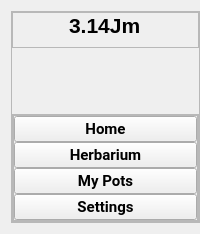
     <widget class="QWidget" name="leftMenu" native="true">
      <property name="maximumSize">
       <size>
        <width>200</width>
        <height>16777215</height>
       </size>
      </property>
      <layout class="QVBoxLayout" name="verticalLayout_8">
       <property name="spacing">
        <number>0</number>
       </property>
       <property name="rightMargin">
        <number>0</number>
       </property>
       <item>
        <widget class="QFrame" name="frame_12">
         <property name="frameShape">
          <enum>QFrame::StyledPanel</enum>
         </property>
         <property name="frameShadow">
          <enum>QFrame::Raised</enum>
         </property>
         <layout class="QVBoxLayout" name="verticalLayout_9">
          <property name="leftMargin">
           <number>0</number>
          </property>
          <property name="topMargin">
           <number>0</number>
          </property>
          <property name="rightMargin">
           <number>0</number>
          </property>
          <property name="bottomMargin">
           <number>0</number>
          </property>
          <item>
           <widget class="QFrame" name="frame_13">
            <property name="frameShape">
             <enum>QFrame::StyledPanel</enum>
            </property>
            <property name="frameShadow">
             <enum>QFrame::Raised</enum>
            </property>
            <layout class="QHBoxLayout" name="horizontalLayout_20">
             <property name="topMargin">
              <number>0</number>
             </property>
             <item alignment="Qt::AlignHCenter|Qt::AlignTop">
              <widget class="QLabel" name="label_49">
               <property name="font">
                <font>
                 <pointsize>16</pointsize>
                 <weight>75</weight>
                 <bold>true</bold>
                </font>
               </property>
               <property name="text">
                <string>3.14Jm</string>
               </property>
              </widget>
             </item>
            </layout>
           </widget>
          </item>
          <item>
           <spacer name="verticalSpacer_3">
            <property name="orientation">
             <enum>Qt::Vertical</enum>
            </property>
            <property name="sizeType">
             <enum>QSizePolicy::Preferred</enum>
            </property>
            <property name="sizeHint" stdset="0">
             <size>
              <width>20</width>
              <height>60</height>
             </size>
            </property>
           </spacer>
          </item>
          <item>
           <widget class="QFrame" name="frame_14">
            <property name="sizePolicy">
             <sizepolicy hsizetype="Preferred" vsizetype="Expanding">
              <horstretch>0</horstretch>
              <verstretch>0</verstretch>
             </sizepolicy>
            </property>
            <property name="frameShape">
             <enum>QFrame::StyledPanel</enum>
            </property>
            <property name="frameShadow">
             <enum>QFrame::Raised</enum>
            </property>
            <layout class="QHBoxLayout" name="horizontalLayout_21">
             <property name="spacing">
              <number>0</number>
             </property>
             <property name="leftMargin">
              <number>0</number>
             </property>
             <property name="topMargin">
              <number>0</number>
             </property>
             <property name="rightMargin">
              <number>0</number>
             </property>
             <property name="bottomMargin">
              <number>0</number>
             </property>
             <item alignment="Qt::AlignTop">
              <widget class="QFrame" name="frame_15">
               <property name="sizePolicy">
                <sizepolicy hsizetype="Preferred" vsizetype="Preferred">
                 <horstretch>0</horstretch>
                 <verstretch>0</verstretch>
                </sizepolicy>
               </property>
               <property name="frameShape">
                <enum>QFrame::StyledPanel</enum>
               </property>
               <property name="frameShadow">
                <enum>QFrame::Raised</enum>
               </property>
               <layout class="QVBoxLayout" name="verticalLayout_10">
                <property name="spacing">
                 <number>0</number>
                </property>
                <property name="leftMargin">
                 <number>0</number>
                </property>
                <property name="topMargin">
                 <number>0</number>
                </property>
                <property name="rightMargin">
                 <number>0</number>
                </property>
                <property name="bottomMargin">
                 <number>0</number>
                </property>
                <item>
                 <widget class="QPushButton" name="pushButton_4">
                  <property name="font">
                   <font>
                    <family>Roboto</family>
                    <pointsize>11</pointsize>
                    <weight>75</weight>
                    <bold>true</bold>
                   </font>
                  </property>
                  <property name="text">
                   <string>Home</string>
                  </property>
                  <property name="icon">
                   <iconset resource="resources.qrc">
                    <normaloff>:/blackIcons/assets/icons/black/home.svg</normaloff>:/blackIcons/assets/icons/black/home.svg</iconset>
                  </property>
                  <property name="iconSize">
                   <size>
                    <width>30</width>
                    <height>30</height>
                   </size>
                  </property>
                 </widget>
                </item>
                <item>
                 <widget class="QPushButton" name="pushButton_5">
                  <property name="font">
                   <font>
                    <family>Roboto</family>
                    <pointsize>11</pointsize>
                    <weight>75</weight>
                    <bold>true</bold>
                   </font>
                  </property>
                  <property name="text">
                   <string>Herbarium</string>
                  </property>
                  <property name="icon">
                   <iconset resource="resources.qrc">
                    <normaloff>:/images/assets/images/library.png</normaloff>:/images/assets/images/library.png</iconset>
                  </property>
                  <property name="iconSize">
                   <size>
                    <width>30</width>
                    <height>30</height>
                   </size>
                  </property>
                 </widget>
                </item>
                <item>
                 <widget class="QPushButton" name="pushButton_6">
                  <property name="font">
                   <font>
                    <family>Roboto</family>
                    <pointsize>11</pointsize>
                    <weight>75</weight>
                    <bold>true</bold>
                   </font>
                  </property>
                  <property name="text">
                   <string>My Pots</string>
                  </property>
                  <property name="icon">
                   <iconset resource="resources.qrc">
                    <normaloff>:/images/assets/images/my_pots.png</normaloff>:/images/assets/images/my_pots.png</iconset>
                  </property>
                  <property name="iconSize">
                   <size>
                    <width>30</width>
                    <height>30</height>
                   </size>
                  </property>
                 </widget>
                </item>
                <item>
                 <widget class="QPushButton" name="pushButton_7">
                  <property name="font">
                   <font>
                    <family>Roboto</family>
                    <pointsize>11</pointsize>
                    <weight>75</weight>
                    <bold>true</bold>
                   </font>
                  </property>
                  <property name="text">
                   <string>Settings</string>
                  </property>
                  <property name="icon">
                   <iconset resource="resources.qrc">
                    <normaloff>:/images/assets/images/settings.png</normaloff>:/images/assets/images/settings.png</iconset>
                  </property>
                  <property name="iconSize">
                   <size>
                    <width>30</width>
                    <height>30</height>
                   </size>
                  </property>
                  <property name="flat">
                   <bool>false</bool>
                  </property>
                 </widget>
                </item>
               </layout>
              </widget>
             </item>
            </layout>
           </widget>
          </item>
         </layout>
        </widget>
       </item>
      </layout>
     </widget>
